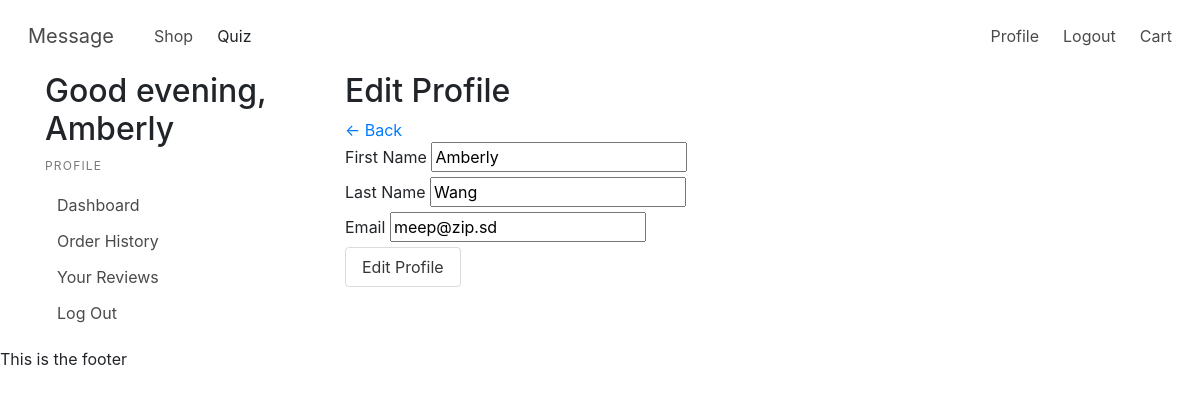
Before: /profile/edit (signed in) with the older database file.
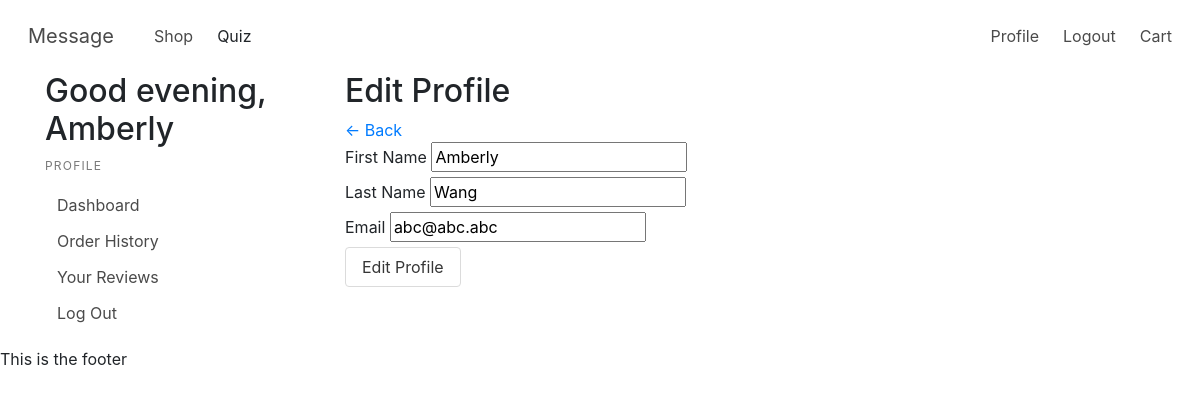
After: the same page with the newer database file.
### models.py (models this page shows, shortened)
class User(UserMixin, Model):
    fname = CharField()
    lname = CharField()
    email = CharField(unique=True)
    password = CharField(max_length=100)
    street_address = CharField(default="")
    city = CharField(default="")
    state = CharField(default="")
    postal_code = CharField(default="")
    join_date = DateTimeField(default=datetime.datetime.now())
    class Meta:
        database = DATABASE

### app.py (the view)
@app.route('/profile/edit', methods=["GET", "POST"])
@login_required
def edit_profile():
    user = current_user
    current_hour = datetime.datetime.now().hour
    greeting = time_of_day(current_hour)
    form = forms.EditProfileForm()
    if form.validate_on_submit():
        user.fname=form.fname.data
        user.lname=form.lname.data
        user.email=form.email.data
        user.save()
        return redirect(url_for("profile"))
    return render_template("editProfile.html", form=form, user=user, greeting=greeting)

### forms.py
class EditProfileForm(Form):
    fname = StringField(
        'First Name',
        validators=[
            DataRequired(),
            Regexp(
                r'^[a-zA-Z_]+$',
                message=("Cannot contain numbers or special characters")
            )
        ]
    )
    lname = StringField(
        'Last Name',
        validators=[
            DataRequired(),
            Regexp(
                r'^[a-zA-Z_]+$',
                message=("Cannot contain numbers or special characters")
            )
        ]
    )
    email = StringField(
        'Email',
        validators=[
            DataRequired(),
            Email(),
            email_exists
        ])

### app.py (called while the page is built)
@login_manager.user_loader
def load_user(userid):
    try:
        return models.User.get(models.User.id == userid)
    except models.DoesNotExist:
        return None

@app.before_request
def before_request():
    g.db = models.DATABASE
    g.db.connect()
    g.user = current_user

@app.after_request
def after_request(response):
    g.db.close()
    return response

### templates/editProfile.html (shortened to what this page needs)
{% extends "profile.html" %}
{% from "macros.html" import field_error %}
{% block profile %}
<h2>Edit Profile</h2>
<a href="/profile">&#8592; Back</a>
<form method="POST" action="" class="form form-group">
    <div class="form-input">
        {{form.fname.label}}
        {{form.fname(value=user.fname)}}
    </div>
    <div class="form-input">
        {{form.lname.label}}
        {{form.lname(value=user.lname)}}
    </div>
    <div class="form-input">
        {{form.email.label}}
        {{form.email(value=user.email)}}
    </div>
    <button class="button" type="submit">Edit Profile</button>
</form>
{% endblock %}

### templates/profile.html
{% extends 'layout.html' %}
{% block content %}
<div class="container">
    <div class="row">
        <div class="col-sm-3">
            <h2> Good {{greeting}}, {{user.fname}}</h2>
            <aside class="menu">
                <p class="menu-label">
                    Profile
                </p>
                <ul class="menu-list">
                    <li><a href="{{url_for('profile')}}">Dashboard</a></li>
                    <li><a href="{{url_for('order_history')}}">Order History</a></li>
                    <li><a href="{{url_for('reviews')}}">Your Reviews</a></li>
                    <li><a href="{{url_for('logout')}}">Log Out</a></li>
                </ul>
            </aside>
        </div>
        <div class="col-sm-9">
            <div class="container">
                {% block profile %}
                {% endblock %}
            </div>
        </div>
    </div>
</div>
{% endblock %}

Changed rows visible on the page:
changed User "Amberly": email "meep@zip.sd" → "abc@abc.abc"
